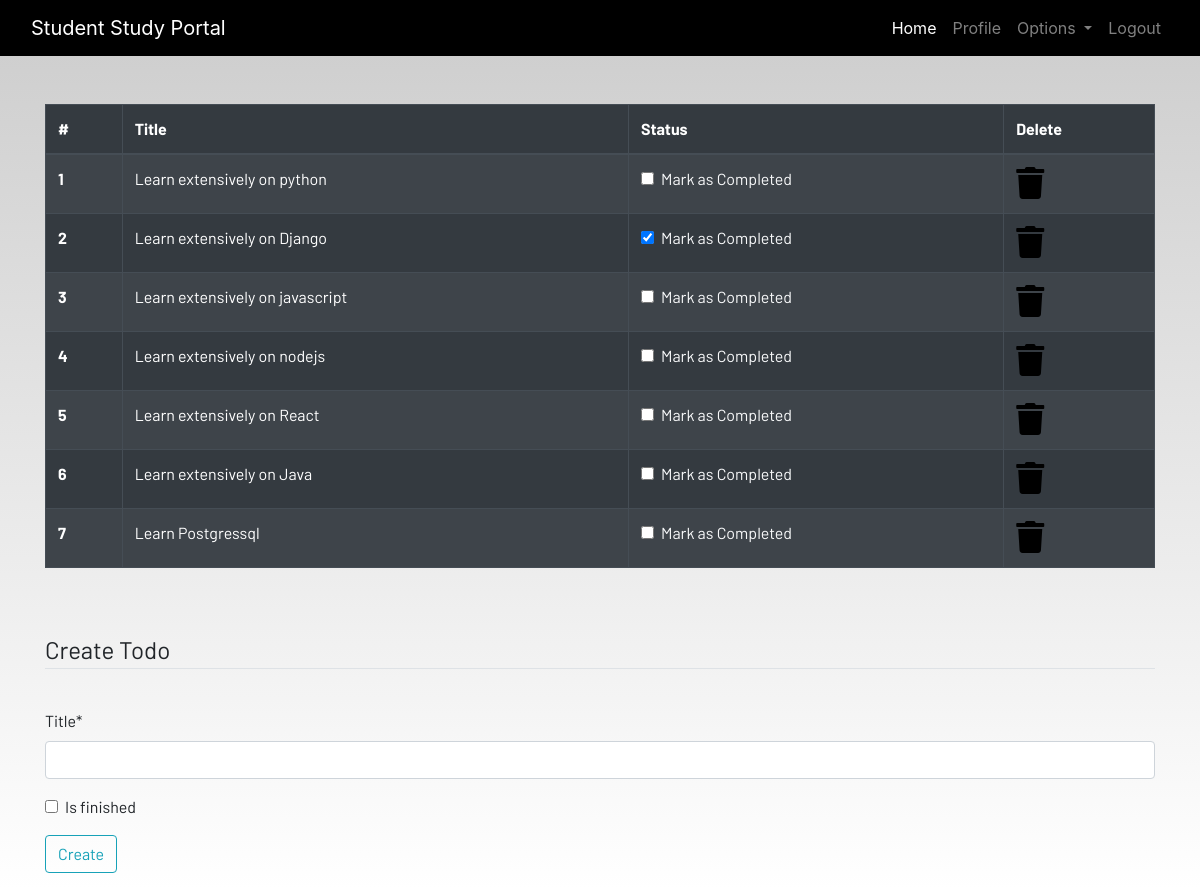
The page /todo/ (signed in) on the database its author committed.
### studentportal/models.py (models this page shows, shortened)
class Todo(models.Model):
    user = models.ForeignKey(User, on_delete=models.CASCADE)
    title = models.CharField(max_length=255)
    is_finished = models.BooleanField(default=False)

### studentportal/views.py (the view)
# urls.py: path('todo/', views.todo, name='todo'),
@login_required
def todo(request):
    if request.method == 'POST':
        form = HomeworkForm(request.POST)
        if form.is_valid():
            try:
                finished = request.POST['is_finished']
                if finished == 'on':
                    finished = True
                else:
                    finished = False
            except:
                finished = False
            todos = Todo(
                user  = request.user,
                title = request.POST['title'],
                is_finished = finished
            )
            todos.save()
            messages.success(request, f'Todo items added from {request.user.username} Successfully!!')
            return redirect('todo')
    else:
        form = TodoForm()
    todo = Todo.objects.filter(user=request.user)
    if len(todo) == 0:
        todo_done = True
    else:
        todo_done = False
    context = {'todos': todo, 'todos_done': todo_done,'form': form}
    return render(request, 'dashboard/todo.html', context)

### studentportal/forms.py
class TodoForm(forms.ModelForm):
    class Meta:
        model = Todo
        fields = ['title', 'is_finished']

### studentportal/templates/dashboard/todo.html (shortened to what this page needs)
{% extends 'dashboard/base.html' %}
{% load static %}
{% load crispy_forms_tags %}
{% block content %}
<div class="container">
    {% if not todo_done%}
    <table class="table table-striped table-bordered table-hover table-dark">
        <thead>
            <tr>
                <th scope="col">#</th>
                <th scope="col">Title</th>
                <th scope="col">Status</th>
                <th scope="col">Delete</th>
            </tr>
        </thead>
        <tbody>
            {% for todo in todos %}
            <tr>
                <th scope="row">{{forloop.counter}}</th>
                <td>{{todo.title}}</td>
                <td>
                    <a href="{% url 'update-todo' todo.id %}">
                        <div class="form-check">
                            {% if todo.is_finished == True %}
                            <input class="form-check-input" type="checkbox" value="" checked >
                            {% else %}
                            <input class="form-check-input" type="checkbox" value="">
                            {% endif %}
                            <label class="form-check-label text-light" for="flexCheckDefault">
                                Mark as Completed
                            </label>
                        </div>
                    </a>
                </td>
                <td><a href="{% url 'delete-todo' todo.id %}"><i class="fa fa-trash fa-2x"></i></a></td>
            </tr>
            {% endfor %}
        </tbody>
    </table>
    {% else %}
    <h4>All tasks have been done!! create to add more</h4>
    {% endif %}
</div><br><br>
<div class="container">
    <form method="POST">
        <fieldset class="form-group">
            <legend class="border-bottom mb-4">Create Todo</legend>
        </fieldset>
        {{form|crispy}}
        <div class="form-group">
            <button href="" class="btn btn-outline-info" type="submit">
                Create
            </button>
        </div>
    </form>
</div>
{% endblock content %}

### static/css/main.css (style rules this page uses)
html { scroll-behavior: smooth; height: 100%; width: 100%; }
a { text-decoration: none !important; color: black; }
html, body { max-width: 100%; overflow-x: hidden; height: 100%; width: 100%; }
body { background: linear-gradient(rgba(0, 0, 0, 0.2), rgba(255, 255, 255, 0.5)); overflow-x: hidden; background-repeat: no-repeat; }
.fa { color: black; }

### rows shown on the page
Todo: title "Learn extensively on python"
Todo: title "Learn extensively on Django"
Todo: title "Learn extensively on javascript"
Todo: title "Learn extensively on nodejs"
Todo: title "Learn extensively on React"
Todo: title "Learn extensively on Java"
Todo: title "Learn Postgressql"
